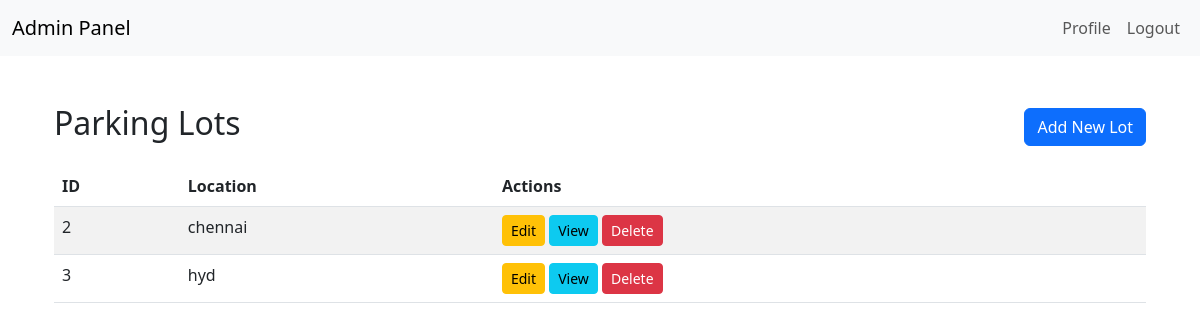
The page /admin/lots (signed in) on the database its author committed.
### applications/models.py (models this page shows)
class Parking_lot(db.Model):
    __tablename__ = "Parking_lot"
    id = db.Column(db.Integer, autoincrement = True, primary_key = True )
    location = db.Column(db.String(64), nullable = False, unique=True )
    address = db.Column(db.String(512), nullable = False )
    pincode = db.Column(db.Integer, nullable = False )
    price = db.Column(db.Integer, nullable = False )
    max_no_spots = db.Column(db.Integer, nullable = False )
    landmark = db.Column(db.String(64), nullable = False )

### applications/routes.py (the view)
@app.route('/admin/lots')
def manage_lots():
    if 'admin_id' not in session:
        flash('You need to log in as an admin first.', 'error')
        return redirect(url_for('login'))
    lots = Parking_lot.query.all()
    return render_template('admin/manage_lots.html', lots=lots)

### templates/admin/manage_lots.html
{% extends 'base.html' %}
{% block content %}
<div class="container mt-5">
  <div class="d-flex justify-content-between align-items-center">
    <h2>Parking Lots</h2>
    <a href="{{ url_for('add_lot') }}" class="btn btn-primary">Add New Lot</a>
  </div>
  <table class="table table-striped mt-3">
    <thead>
      <tr>
        <th>ID</th><th>Location</th><th>Actions</th>
      </tr>
    </thead>
    <tbody>
      {% for lot in lots %}
      <tr>
        <td>{{ lot.id }}</td>
        <td>{{ lot.location }}</td>
        <td>
          <a href="{{ url_for('edit_lot', lot_id=lot.id) }}" class="btn btn-sm btn-warning">Edit</a>
          <a href="{{ url_for('view_lot', lot_id=lot.id) }}" class="btn btn-sm btn-info">View</a>
          <a href="{{ url_for('delete_lot', lot_id=lot.id) }}" class="btn btn-sm btn-danger" onclick="return confirm('Are you sure? This will delete this lot.');">Delete</a>
        </td>
      </tr>
      {% endfor %}
    </tbody>
  </table>
</div>
{% endblock %}

### rows shown on the page
Parking_lot: id "2", location "chennai"
Parking_lot: id "3", location "hyd"
